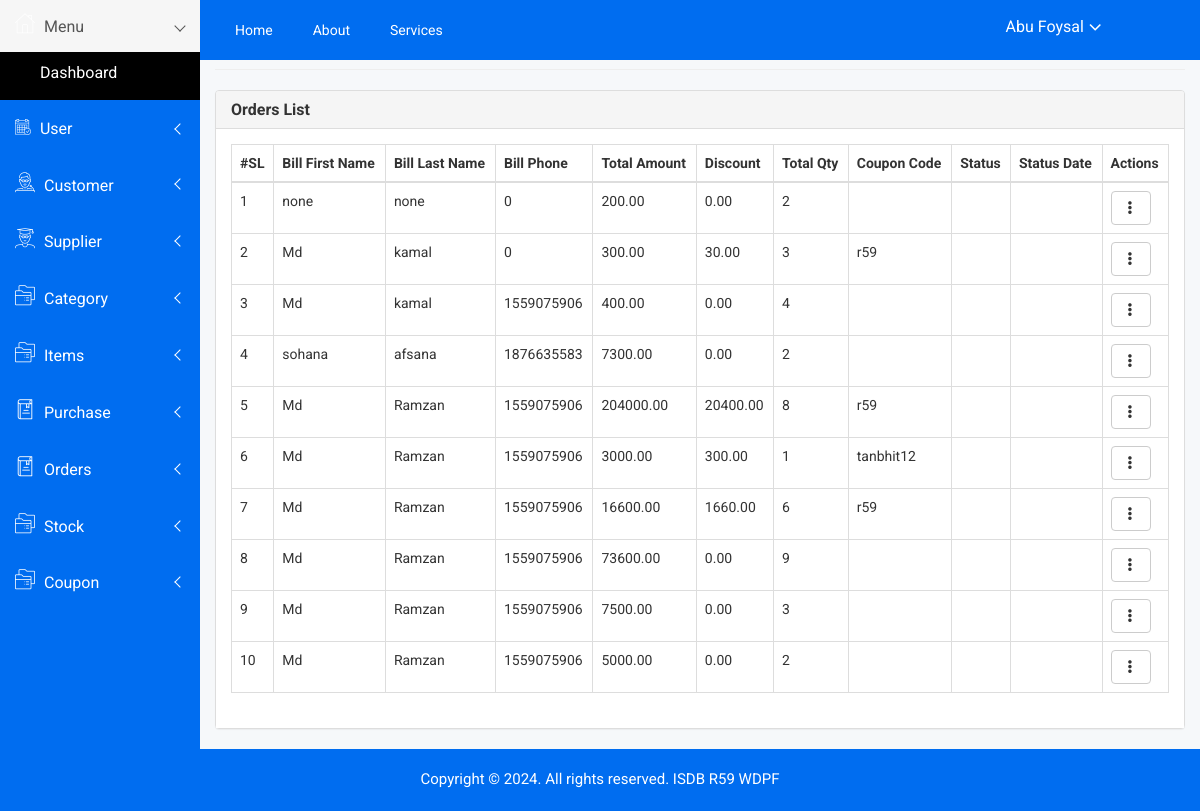
/admin/orders_list.php (signed in), run on an earlier commit of the app's database.
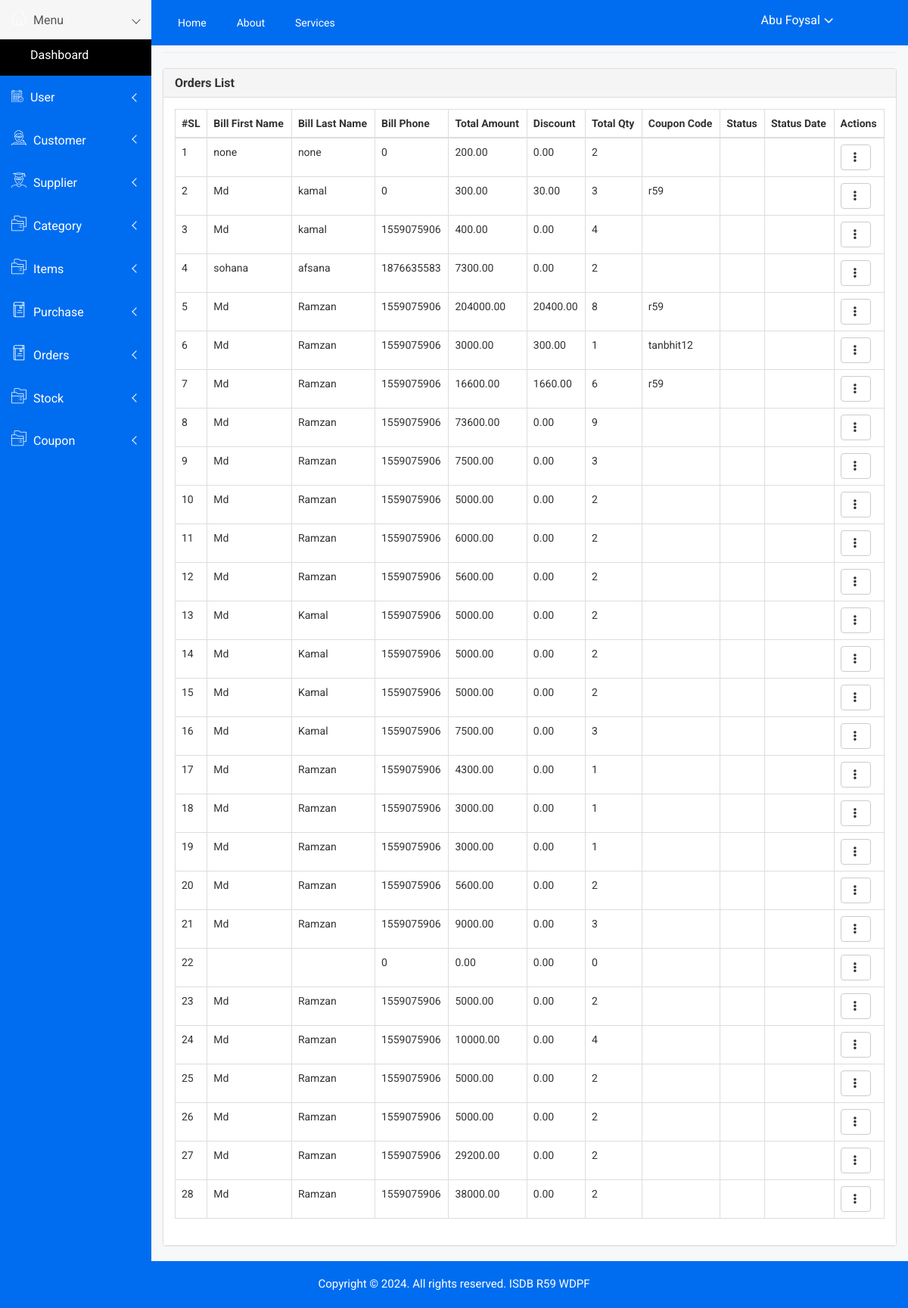
And on a later commit of the database.
### tables this page shows
CREATE TABLE `orders` (
  `id` int(11) NOT NULL AUTO_INCREMENT,
  `bill_country` varchar(50) NOT NULL,
  `ship_country` varchar(50) NOT NULL,
  `bill_first_name` varchar(50) NOT NULL,
  `ship_first_name` varchar(50) NOT NULL,
  `bill_last_name` varchar(50) NOT NULL,
  `ship_last_name` varchar(50) NOT NULL,
  `bill_company_name` varchar(100) NOT NULL,
  `ship_company_name` varchar(100) NOT NULL,
  `bill_address` varchar(100) NOT NULL,
  `ship_address` varchar(100) NOT NULL,
  `bill_state` varchar(50) NOT NULL,
  `ship_state` varchar(50) NOT NULL,
  `bill_post` varchar(50) NOT NULL,
  `ship_post` varchar(50) NOT NULL,
  `bill_email` varchar(50) NOT NULL,
  `ship_email` varchar(50) NOT NULL,
  `bill_phone` int(15) NOT NULL,
  `ship_phone` int(15) NOT NULL,
  `total_amount` decimal(10,2) NOT NULL,
  `discount` decimal(10,2) NOT NULL,
  `total_qty` int(11) NOT NULL,
  `cart_data` text NOT NULL,
  `coupon_code` varchar(255) NOT NULL,
  `payment_method` varchar(255) DEFAULT NULL,
  `shiping_charge` decimal(10,2) NOT NULL DEFAULT 0.00,
  `notes` varchar(500) NOT NULL,
  `transaction_id` varchar(255) DEFAULT NULL,
  `status` varchar(50) DEFAULT NULL,
  `status_date` date DEFAULT NULL,
  `created_at` date DEFAULT NULL,
  `created_by` int(11) DEFAULT NULL,
  `updated_by` int(11) DEFAULT NULL,
  `updated_at` date DEFAULT NULL,
  `deleted_at` date DEFAULT NULL,
  PRIMARY KEY (`id`)
);

### admin/class/crud.php (called while the page is built, shortened)
<?php
    class crud{
        private $host='localhost';
        private $connection;
        public function __construct($user,$password,$database){
            $this->user=$user;
            $this->password=$password;
            $this->database=$database;
            $this->connection=new mysqli($this->host,$this->user,$this->password,$this->database);
        }
        public function common_select($table,$fields='*',$condition=false,$sort_field=false,$sort='ASC'){
            $result=array();
            $error=false;
            $sql="select $fields from $table where deleted_at is null ";
            $rs=$this->connection->query($sql);
            if($rs){
                if($rs->num_rows > 0){
                    while($r=$rs->fetch_object()){
                        array_push($result,$r);
                    }
                }
            }else{
                $error=$this->connection->error;
            }
            $return = array('data'=>$result,'error'=>$error);
            return $return;
        }
    }
?>

### admin/include/connection.php (called while the page is built, shortened)
<?php
    include_once('class/crud.php');
    $mysqli=new crud("root","","sports_store");
?>

### admin/orders_list.php (the view, shortened to what this page needs)
<?php include('include/header.php') ; ?>
<link href="https://cdn.datatables.net/1.10.24/css/dataTables.bootstrap.min.css" rel="stylesheet">
<div class="container-fluid">
    <h4 class="page-header"><small>Orders /</small> List</h4>
    <div class="panel panel-default">
        <div class="panel-heading">
            <h5 class="panel-title">Orders List</h5>
        </div>
        <div class="panel-body">
            <div class="table-responsive">
                <table class="table table-bordered table-hover">
                    <thead>
                        <tr>
                            <th>#SL</th>
                            <th>Bill First Name</th>
                            <th>Bill Last Name</th>
                            <th>Bill Phone</th>
                            <th>Total Amount</th>
                            <th>Discount</th>
                            <th>Total Qty</th>
                            <th>Coupon Code</th>
                            <th>Status</th>
                            <th>Status Date</th>
                            <th>Actions</th>
                        </tr>
                    </thead>
                    <tbody>
                        <?php
                            $result=$mysqli->common_select('orders');
                            if($result){
                                if($result['data']){
                                    $i=1;
                                    foreach($result['data'] as $data){
                        ?>
                        <tr>
                            <td><?= $i++ ?></td>
                            <td><?= $data->bill_first_name ?></td>
                            <td><?= $data->bill_last_name ?></td>
                            <td><?= $data->bill_phone ?></td>
                            <td><?= $data->total_amount ?></td>
                            <td><?= $data->discount ?></td>
                            <td><?= $data->total_qty ?></td>
                            <td><?= $data->coupon_code ?></td>
                            <td><?= $data->status ?></td>
                            <td><?= $data->status_date ?></td>
                            <td>
                                <div class="dropdown">
                                    <button type="button" class="btn btn-default dropdown-toggle" data-toggle="dropdown">
                                        <i class="glyphicon glyphicon-option-vertical"></i>
                                    </button>
                                </div>
                            </td>
                        </tr>
                        <?php } } } ?>
                    </tbody>
                </table>
            </div>
        </div>
    </div>
</div>
<?php include('include/footer.php') ; ?>

What changed in the data, as far as the page shows it:
added orders: bill_first_name "Md", bill_last_name "Ramzan", bill_phone "1559075906", total_amount "6000.00", discount "0.00", total_qty "2"
added orders: bill_first_name "Md", bill_last_name "Ramzan", bill_phone "1559075906", total_amount "5600.00", discount "0.00", total_qty "2"
added orders: bill_first_name "Md", bill_last_name "Kamal", bill_phone "1559075906", total_amount "5000.00", discount "0.00", total_qty "2"
added orders: bill_first_name "Md", bill_last_name "Kamal", bill_phone "1559075906", total_amount "5000.00", discount "0.00", total_qty "2"
added orders: bill_first_name "Md", bill_last_name "Kamal", bill_phone "1559075906", total_amount "5000.00", discount "0.00", total_qty "2"
added orders: bill_first_name "Md", bill_last_name "Kamal", bill_phone "1559075906", total_amount "7500.00", discount "0.00", total_qty "3"
added orders: bill_first_name "Md", bill_last_name "Ramzan", bill_phone "1559075906", total_amount "4300.00", discount "0.00", total_qty "1"
added orders: bill_first_name "Md", bill_last_name "Ramzan", bill_phone "1559075906", total_amount "3000.00", discount "0.00", total_qty "1"
added orders: bill_first_name "Md", bill_last_name "Ramzan", bill_phone "1559075906", total_amount "3000.00", discount "0.00", total_qty "1"
added orders: bill_first_name "Md", bill_last_name "Ramzan", bill_phone "1559075906", total_amount "5600.00", discount "0.00", total_qty "2"
added orders: bill_first_name "Md", bill_last_name "Ramzan", bill_phone "1559075906", total_amount "9000.00", discount "0.00", total_qty "3"
added orders: bill_phone "0", total_amount "0.00", discount "0.00", total_qty "0"
added orders: bill_first_name "Md", bill_last_name "Ramzan", bill_phone "1559075906", total_amount "5000.00", discount "0.00", total_qty "2"
added orders: bill_first_name "Md", bill_last_name "Ramzan", bill_phone "1559075906", total_amount "10000.00", discount "0.00", total_qty "4"
added orders: bill_first_name "Md", bill_last_name "Ramzan", bill_phone "1559075906", total_amount "5000.00", discount "0.00", total_qty "2"
added orders: bill_first_name "Md", bill_last_name "Ramzan", bill_phone "1559075906", total_amount "5000.00", discount "0.00", total_qty "2"
added orders: bill_first_name "Md", bill_last_name "Ramzan", bill_phone "1559075906", total_amount "29200.00", discount "0.00", total_qty "2"
added orders: bill_first_name "Md", bill_last_name "Ramzan", bill_phone "1559075906", total_amount "38000.00", discount "0.00", total_qty "2"
